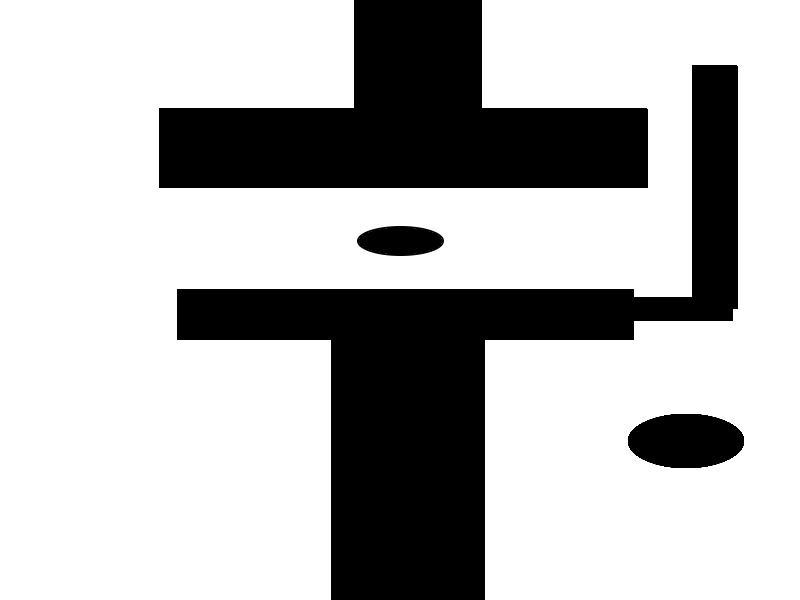
//> input picture map.png, 800 x 600 px
$ ./main ../map.png   (built with g++ and OpenCV 4)
//> lines starting //> are read from the running program, lines starting //| are printed output that depends on the picture; after the words box and inside, x2 and y2 are one past the last pixel; in counts of white or black regions, pixels touching at a corner belong together


#include <opencv4/opencv2/opencv.hpp>
#include "opencv2/highgui.hpp"
#include <opencv2/imgproc.hpp>
#include "Map.h"
#include "Astar.h"
#include <chrono>
cv::Mat process(cv::Mat input)
{

    cv::Mat out;
    cv::floodFill(input,cv::Point(0,0), cv::Scalar(255));
    cv::Mat orig;
    input.copyTo(orig);

    cv::Mat element = getStructuringElement( cv::MORPH_RECT,
                         cv::Size( 2*6 + 1, 6*2+1 ),
                         cv::Point( 2, 2 ) );


    cv::erode(input,input,element );
    cv::imshow("Map3", input);
    cv::GaussianBlur(input,out, cv::Size(211,211),90);

    cv::bitwise_and(out, orig, out);

    return out;

}


int main(int argc, char *argv[])
{
    const auto path = argv[1];

    auto src = cv::imread(path);
//> src is the input picture: 600 rows x 800 cols, CV_8UC3; min 0, max 255, mean 182.5
    cv::Mat src_gray,detected_edges;

    cv::cvtColor( src, src_gray, cv::COLOR_BGR2GRAY );
    cv::blur( src_gray, src_gray, cv::Size(3,3) );
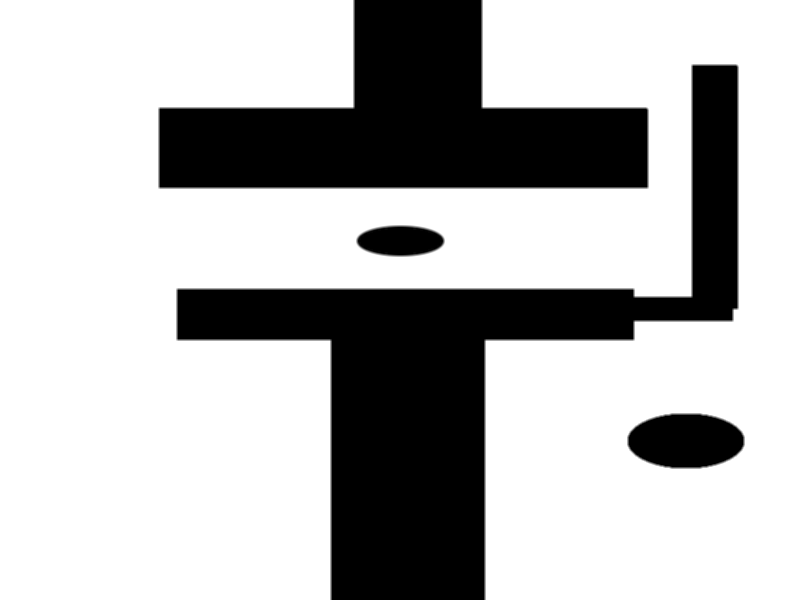
//> src_gray: 600 rows x 800 cols, CV_8UC1; min 0, max 255, mean 182.5
    cv::Canny(src_gray, detected_edges, 10, 30,3);
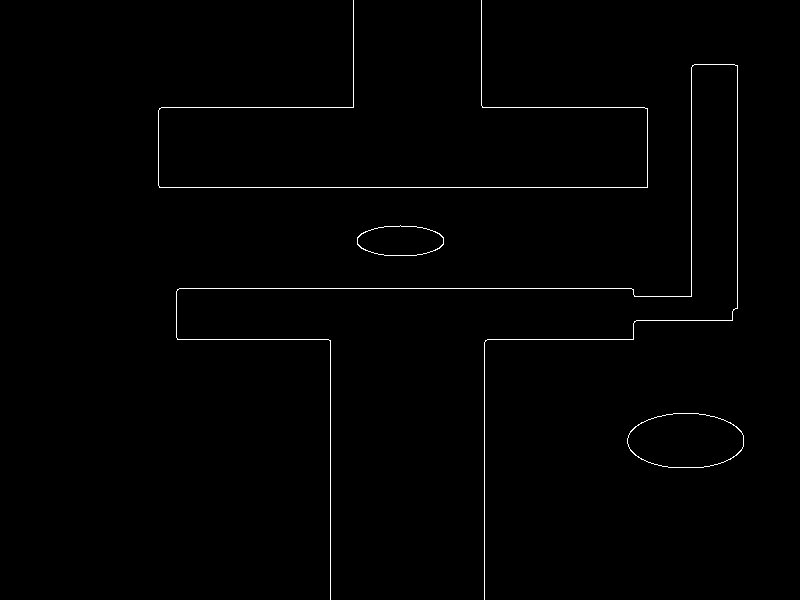
//> detected_edges: 600 rows x 800 cols, CV_8UC1; 0.78% white in thin lines or dots, all inside (x1, y1, x2, y2) = (158, 0, 744, 600)


    cv::Mat processed = process(detected_edges);
//> in process, `cv::floodFill(input,cv::Point(0,0), cv::Scalar(255));`:
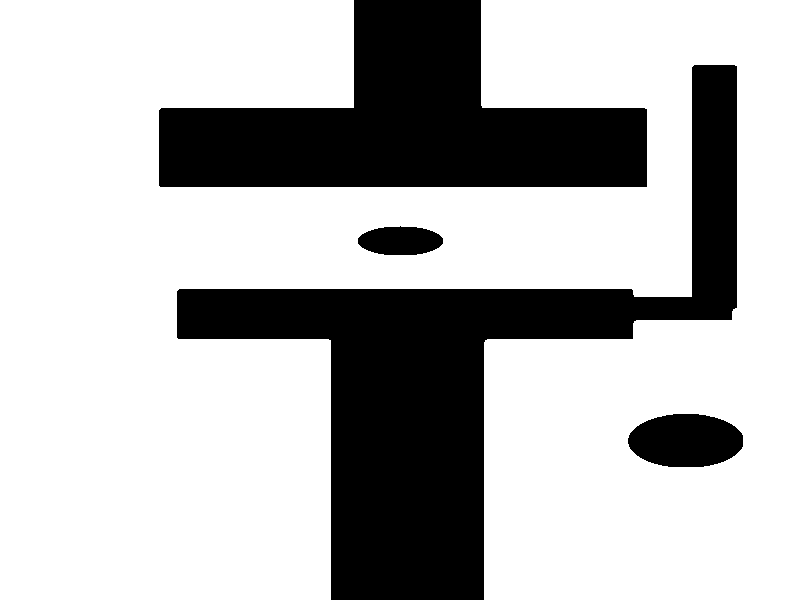
//> input: 600 rows x 800 cols, CV_8UC1; 72% white; 4 black regions, box (x1, y1, x2, y2) and area: (177, 65, 737, 600) 75514, (159, 0, 647, 187) 52264, (628, 414, 743, 467) 4886, (358, 226, 443, 255) 1945
//> in process, `cv::erode(input,input,element );`:
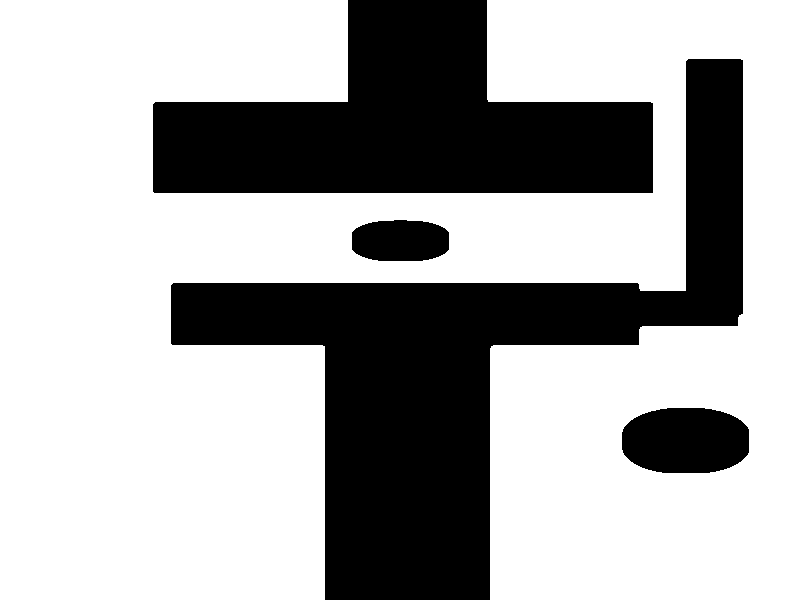
//> input: 600 rows x 800 cols, CV_8UC1; 67.1% white; 4 black regions, box (x1, y1, x2, y2) and area: (171, 59, 743, 600) 87904, (153, 0, 653, 193) 59674, (622, 408, 749, 473) 7046, (352, 220, 449, 261) 3457
//> in process, `cv::GaussianBlur(input,out, cv::Size(211,211),90);`:
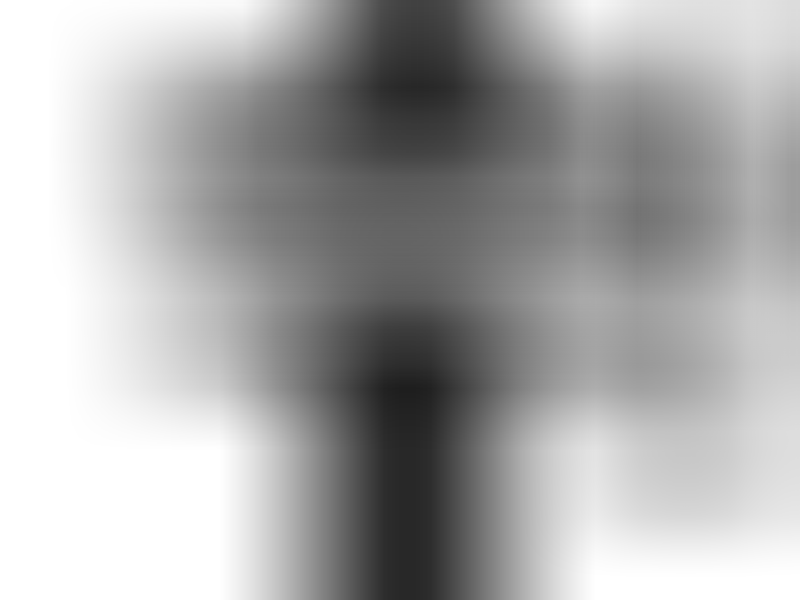
//> out: 600 rows x 800 cols, CV_8UC1; min 30, max 255, mean 171
//> in process, `cv::bitwise_and(out, orig, out);`:
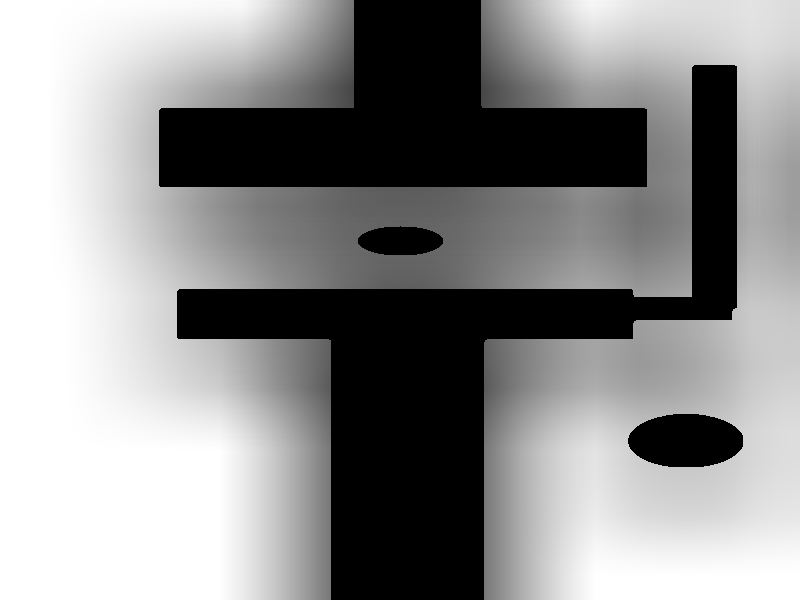
//> out: 600 rows x 800 cols, CV_8UC1; min 0, max 255, mean 141.7
    cv::imshow("Map2", processed);
    std::cout << "Creating map" << std::endl;
    auto start_time = std::chrono::high_resolution_clock::now();

//> (the run ends here: the program needs code that is not available in this run, at `GridMap map = GridMap::fromMat(processed, 5);`)
